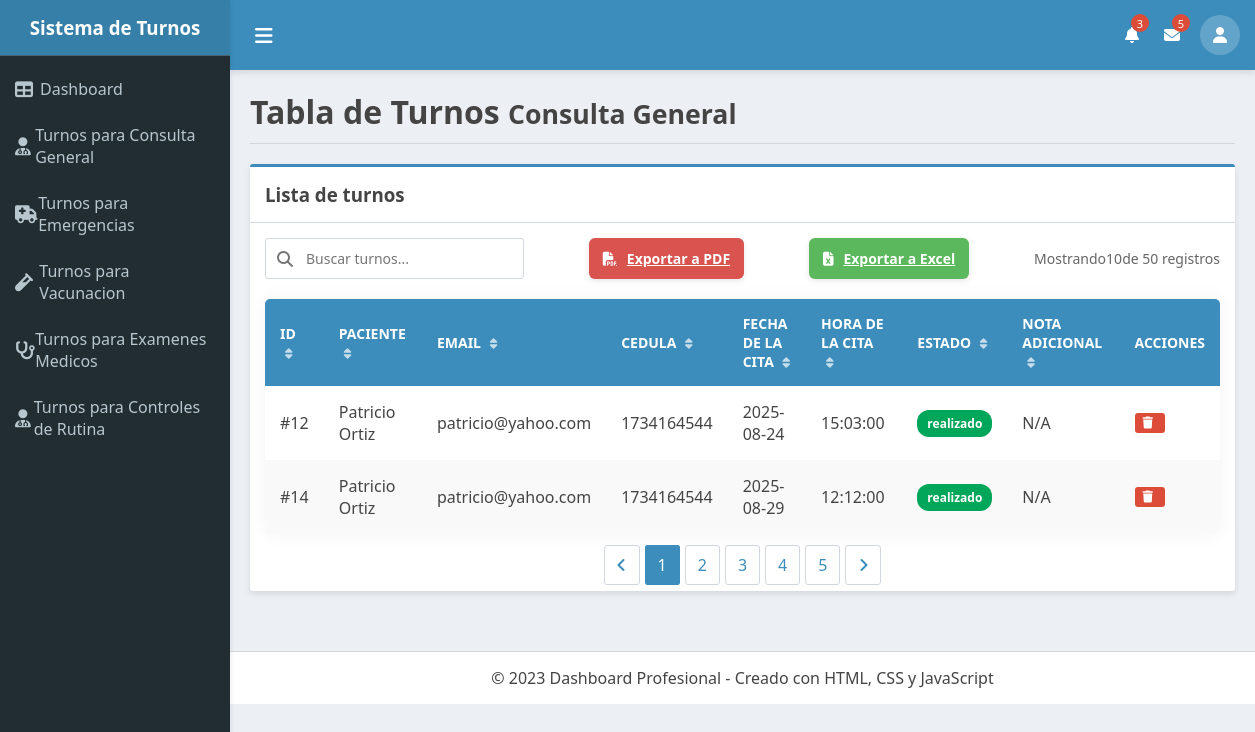
Screenshot of /vista_consulta_general.php (signed in) with the database file from the repository.
### tables this page shows
CREATE TABLE `turnos` (
  `id` int(10) UNSIGNED NOT NULL,
  `servicio_id` int(10) UNSIGNED NOT NULL,
  `usuario_id` int(10) UNSIGNED NOT NULL,
  `fecha_cita` date NOT NULL,
  `hora_cita` time NOT NULL,
  `cedula` varchar(10) NOT NULL,
  `nota_adicional` text DEFAULT NULL,
  `estado` enum('pendiente','realizado') NOT NULL DEFAULT 'pendiente',
  `creado_en` datetime NOT NULL DEFAULT current_timestamp(),
  `actualizado_en` datetime NOT NULL DEFAULT current_timestamp() ON UPDATE current_timestamp()
);

CREATE TABLE `usuarios` (
  `id` int(10) UNSIGNED NOT NULL,
  `nombre` varchar(100) NOT NULL,
  `usuario` varchar(100) NOT NULL,
  `email` varchar(150) NOT NULL,
  `cedula` varchar(10) NOT NULL,
  `password` varchar(255) NOT NULL,
  `rol` enum('admin','cliente') NOT NULL DEFAULT 'cliente',
  `creado_en` datetime NOT NULL DEFAULT current_timestamp(),
  `actualizado_en` datetime NOT NULL DEFAULT current_timestamp() ON UPDATE current_timestamp()
);

### vista_consulta_general.php (the view, shortened to what this page needs)
<?php
include("templates/header.php");
include_once 'bd/conexion.php';
$conexion->exec(" UPDATE turnos SET estado = 'realizado' WHERE estado = 'pendiente'  AND STR_TO_DATE(CONCAT(fecha_cita, ' ', hora_cita), '%Y-%m-%d %H:%i:%s') < NOW()");
$sql = $conexion->prepare("SELECT turnos.id AS id_turno, fecha_cita, hora_cita, nota_adicional,estado,usuarios.cedula AS cedula,estado,usuarios.nombre AS nombre_paciente, usuarios.email AS email_paciente FROM turnos INNER JOIN servicios ON turnos.servicio_id = servicios.id INNER JOIN usuarios ON turnos.usuario_id = usuarios.id WHERE turnos.servicio_id = 1");
$sql->execute();
$turnos = $sql->fetchAll(PDO::FETCH_OBJ);
?>
<div class="page-header">
    <h1>Tabla de Turnos <small>Consulta General</small></h1>
</div>
<div class="card fade-in">
    <div class="card-header">
        <h3>Lista de turnos</h3>
    </div>
    <div class="card-body">
        <div class="table-controls">
            <div class="search-box">
                <i class="fas fa-search"></i>
                <input type="text" id="searchInput" placeholder="Buscar turnos...">
            </div>
            <a class="btn btn-export btn-pdf" href="registrosPDF/imprimir_registro_cg_pdf.php" target="_blank">
                <i class="fas fa-file-pdf"></i> Exportar a PDF
            </a>
            <a class="btn btn-export btn-excel" href="registrosExcel/imprimir_registro_cg_excel.php">
                <i class="fas fa-file-excel"></i> Exportar a Excel
            </a>
            <div class="table-info">
                Mostrando <span id="itemsCount"> 10</span> de 50 registros
            </div>
        </div>
        <table class="styled-table">
            <thead>
                <tr>
                    <th>ID <i class="fas fa-sort"></i></th>
                    <th>Paciente <i class="fas fa-sort"></i></th>
                    <th>Email <i class="fas fa-sort"></i></th>
                    <th>Cedula <i class="fas fa-sort"></i></th>
                    <th>Fecha de la Cita <i class="fas fa-sort"></i></th>
                    <th>Hora de la Cita <i class="fas fa-sort"></i></th>
                    <th>Estado <i class="fas fa-sort"></i></th>
                    <th>Nota Adicional <i class="fas fa-sort"></i></th>
                    <th>Acciones</th>
                </tr>
            </thead>
            <tbody>
                <?php foreach ($turnos as $item) { ?>
                    <tr>
                        <td>#<?php echo $item->id_turno; ?></td>
                        <td><?php echo $item->nombre_paciente; ?></td>
                        <td><?php echo $item->email_paciente; ?></td>
                        <td><?php echo $item->cedula; ?></td>
                        <td><?php echo $item->fecha_cita; ?></td>
                        <td><?php echo $item->hora_cita; ?></td>
                        <td>
                            <?php if ($item->estado == "pendiente") { ?>
                                <span class="badge badge-warning">
                                    <?php echo $item->estado; ?>
                                </span>
                            <?php } elseif ($item->estado == "realizado") { ?>
                                <span class="badge badge-success">
                                    <?php echo $item->estado; ?>
                                </span>
                            <?php } ?>
                        </td>
                        <?php if ($item->nota_adicional != "") { ?>
                            <td><?php echo $item->nota_adicional; ?></td>
                        <?php } else { ?>
                            <td>N/A</td>
                        <?php } ?>
                        <td>
                            <?php if ($item->estado == "realizado") { ?>
                                <form action="controladores/eliminarTurno.php?id_turno=<?php echo $item->id_turno; ?>" method="POST">
                                    <div class="action-buttons">
                                        <button class="btn btn-danger btn-sm"><i class="fas fa-trash"></i></button>
                                    </div>
                                </form>
                            <?php } ?>
                        </td>
                    </tr>
                <?php } ?>
            </tbody>
        </table>
        <div class="pagination">
            <li class="page-item"><a class="page-link" href="#"><i class="fas fa-angle-left"></i></a></li>
            <li class="page-item active"><a class="page-link" href="#">1</a></li>
            <li class="page-item"><a class="page-link" href="#">2</a></li>
            <li class="page-item"><a class="page-link" href="#">3</a></li>
            <li class="page-item"><a class="page-link" href="#">4</a></li>
            <li class="page-item"><a class="page-link" href="#">5</a></li>
            <li class="page-item"><a class="page-link" href="#"><i class="fas fa-angle-right"></i></a></li>
        </div>
    </div>
</div>
<?php include 'templates/footer.php'; ?>

### templates/header.php (style rules this page uses)
:root { --primary: #3c8dbc; --secondary: #222d32; --light: #ecf0f5; --success: #00a65a; --info: #00c0ef; --warning: #f39c12; --danger: #dd4b39; --text: #444; --text-light: #b8c7ce; --border: #d2d6de; --shadow: 0 3px 6px rgba(0,0,0,0.1); }
* { margin: 0; padding: 0; box-sizing: border-box; font-family: 'Segoe UI', Tahoma, Geneva, Verdana, sans-serif; }
body { background-color: var(--light); color: var(--text); overflow-x: hidden; }
.page-header { margin-bottom: 20px; padding-bottom: 10px; border-bottom: 1px solid var(--border); }
.card { background: white; border-radius: 3px; box-shadow: var(--shadow); margin-bottom: 20px; border-top: 3px solid var(--primary); }
.card-header { padding: 15px; border-bottom: 1px solid var(--border); font-weight: 600; color: var(--text); display: flex; justify-content: space-between; align-items: center; }
.card-body { padding: 15px; }
.btn { padding: 8px 15px; border: none; border-radius: 3px; cursor: pointer; font-weight: 600; transition: all 0.2s; }
.fade-in { animation: fadeIn 0.5s; }
.badge { padding: 3px 8px; border-radius: 10px; font-size: 12px; font-weight: 600; }
.badge-success { background: var(--success); color: white; }

### vista_consulta_general.php (style rules this page uses)
.card { background: white; border-radius: 3px; box-shadow: var(--shadow); margin-bottom: 20px; border-top: 3px solid var(--primary); }
.card-header { padding: 15px; border-bottom: 1px solid var(--border); font-weight: 600; color: var(--text); display: flex; justify-content: space-between; align-items: center; }
.card-body { padding: 15px; overflow-x: auto; }
.styled-table { width: 100%; border-collapse: separate; border-spacing: 0; border-radius: 5px; overflow: hidden; box-shadow: 0 0 20px rgba(0, 0, 0, 0.05); }
.styled-table thead tr { background-color: var(--primary); color: white; text-align: left; }
.styled-table th, .styled-table td { padding: 15px; position: relative; transition: all 0.3s; }
.styled-table th { font-weight: 600; text-transform: uppercase; font-size: 14px; cursor: pointer; user-select: none; }
.styled-table th i { margin-left: 5px; font-size: 12px; opacity: 0.7; }
.styled-table tbody tr { border-bottom: 1px solid #eee; transition: all 0.3s; }
.styled-table tbody tr:nth-of-type(even) { background-color: #f9f9f9; }
.styled-table tbody tr:last-of-type { border-bottom: 2px solid var(--primary); }
.styled-table tbody td { position: relative; }
.badge { padding: 5px 10px; border-radius: 12px; font-size: 12px; font-weight: 600; display: inline-block; }
.badge-success { background: var(--success); color: white; }
.action-buttons { display: flex; gap: 5px; }
.btn { padding: 6px 10px; border: none; border-radius: 3px; cursor: pointer; font-weight: 600; transition: all 0.2s; display: inline-flex; align-items: center; justify-content: center; }
.btn-sm { padding: 4px 8px; font-size: 12px; }
.btn i { margin-right: 4px; }
.btn-danger { background: var(--danger); color: white; }
.btn-export { font-size: 14px; padding: 8px 14px; border-radius: 6px; display: inline-flex; align-items: center; gap: 6px; box-shadow: 0 2px 6px rgba(0, 0, 0, 0.1); transition: transform 0.2s, box-shadow 0.2s; }
.btn-pdf { background: #d9534f; color: white; }
.btn-excel { background: #5cb85c; color: white; }
.table-controls { display: flex; justify-content: space-between; margin-bottom: 20px; flex-wrap: wrap; gap: 15px; }
.search-box { position: relative; min-width: 250px; }
.search-box input { width: 100%; padding: 10px 15px 10px 40px; border: 1px solid var(--border); border-radius: 3px; font-size: 14px; transition: all 0.3s; }
.search-box i { position: absolute; left: 12px; top: 50%; transform: translateY(-50%); color: #777; }
.table-info { display: flex; align-items: center; color: #666; font-size: 14px; }
.pagination { display: flex; justify-content: center; margin-top: 20px; gap: 5px; }
.page-item { display: inline-block; }
.page-link { padding: 8px 12px; border: 1px solid var(--border); border-radius: 3px; color: var(--primary); text-decoration: none; transition: all 0.2s; }
.page-item.active .page-link { background: var(--primary); color: white; border-color: var(--primary); }
.fade-in { animation: fadeIn 0.5s; }

### rows the page displays
turnos: id "12", usuario.nombre "Patricio Ortiz", usuario.email "patricio@yahoo.com", usuario.cedula "1734164544", fecha_cita "2025-08-24", hora_cita "15:03:00", estado "realizado", nota_adicional "N/A"
turnos: id "14", usuario.nombre "Patricio Ortiz", usuario.email "patricio@yahoo.com", usuario.cedula "1734164544", fecha_cita "2025-08-29", hora_cita "12:12:00", estado "realizado", nota_adicional "N/A"
